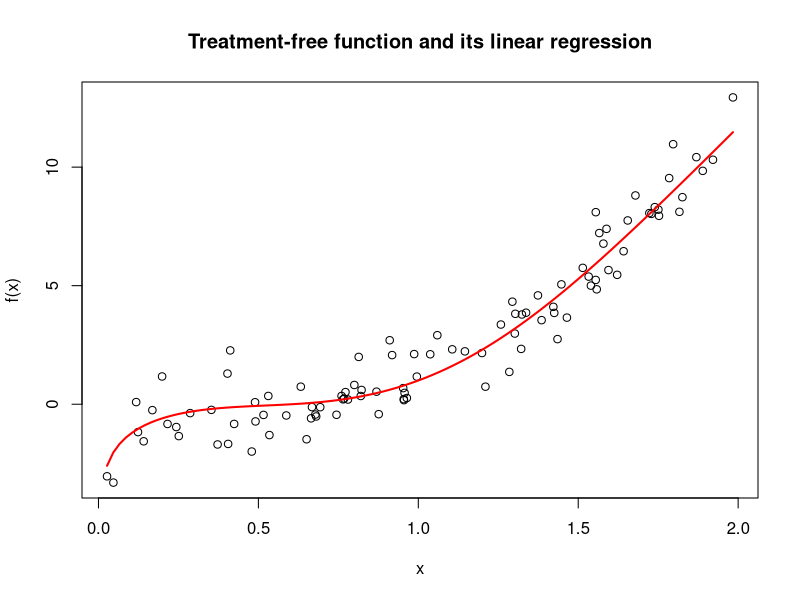

This figure's R source: (Note: this script raises an error after producing the figure.)
############
set.seed(1)
x <- runif(100, 0,2)
y <- x + log(abs(x)) + cos(pi*x) + x^3 + rnorm(100)
plot(y ~ x, main = "Treatment-free function and its linear regression",  ylab = "f(x)")
curve(x + log(abs(x)) + cos(pi*x) + x^3, add = TRUE, col = "red",lwd=2)
l1<-predict(lm(y ~ x))
lines(x[j],l1[j],col="blue",lwd=2)
legend(0.3, 8, legend=c("Treatment-free function", "Linear regression"),
       col=c("red", "blue"), lty=1, cex=1,
       box.lty=2)


############
set.seed(1)
x <- runif(100, -0.5,0.5)
y <- x + exp(x) + cos(pi*x) + x^3 + rnorm(100)
plot(y ~ x, main = "Treatment-free function and its linear regression",  ylab = "f(x)")
curve(x + exp(x) + cos(pi*x) + x^3, add = TRUE, col = "red",lwd=2)
l1<-predict(lm(y ~ x))
lines(x[j],l1[j],col="blue",lwd=2)
legend(0.3, 8, legend=c("Treatment-free function", "Linear regression"),
       col=c("red", "blue"), lty=1, cex=1,
       box.lty=2)
